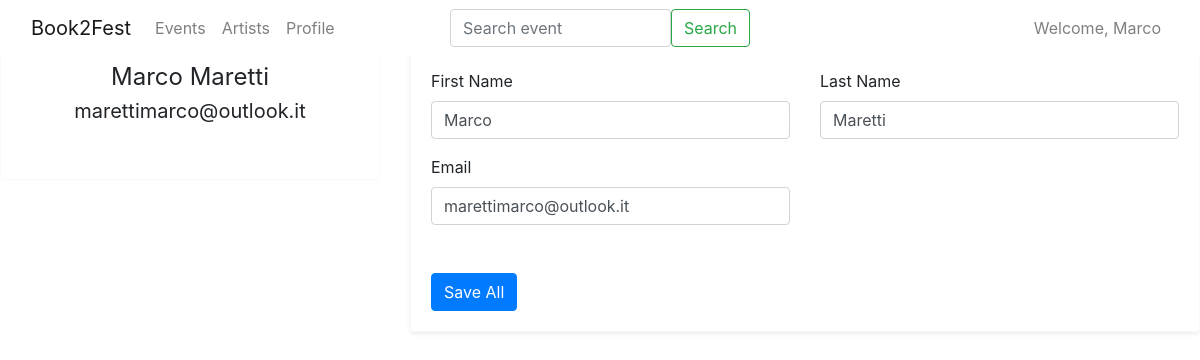
Page /book2fest/user/profile (signed in) on the committed database.
### book2fest/models.py (models this page shows, shortened)
class UserProfile(models.Model):
    user = models.OneToOneField(User, related_name='user_profile', on_delete=models.CASCADE)

### book2fest/views.py (the view, shortened to what this page needs)
# urls.py: path('user/profile', UserProfileView.as_view(), name='user-profile'),
class UserProfileView(LoginRequiredMixin, UserRequiredMixin, View):
    profile = None
    def get(self, request):
        context = {'profile': self.profile}
        return render(request, 'book2fest/user/user_profile.html', context)

### book2fest/mixin.py (called while the page is built)
    def dispatch(self, request, *args, **kwargs):
        try:
            self.profile = UserProfile.objects.get(user=request.user)
            return super().dispatch(request, *args, **kwargs)
        except ObjectDoesNotExist:
            return redirect('book2fest:organizer-profile')

### book2fest/templates/book2fest/user/user_profile.html (shortened to what this page needs)
{% extends 'base.html' %}
{% load crispy_forms_tags %}
{% block content %}
    <main class="content">
        <form action="{% url 'book2fest:user-profile' %}" method="POST" enctype="multipart/form-data">
            <div class="row">
                <div class="col-12 col-xl-4">
                    <div class="row">
                        <div class="col-12 mb-4">
                            <div class="card border-light text-center p-0">
                                <div class="card-body pb-5">
                                    <h4 class="h3">{{ profile.user.username }}</h4>
                                       <h4 class="font-weight-normal">{{ profile.user.get_full_name }}</h4>
                                    <h5 class="font-weight-normal">
                                        {{ request.user.email }}
                                    </h5>
                                </div>
                            </div>
                        </div>
                    </div>
                </div>
                <div class="col-12 col-xl-8">
                    <div class="card card-body bg-white border-light shadow-sm mb-4">
                        <h2 class="h5 mb-4">You can change your Personal Info here:</h2>
                        <div class="row">
                            <div class="col-md-6 mb-3">
                                <div>
                                    <label for="first_name">First Name</label>
                                    <input name="first_name" class="form-control" id="first_name" type="text"
                                           placeholder="Enter your first name" value="{{ profile.user.first_name }}"
                                           required>
                                </div>
                            </div>
                            <div class="col-md-6 mb-3">
                                <div>
                                    <label for="last_name">Last Name</label>
                                    <input name="last_name" class="form-control" id="last_name" type="text"
                                           placeholder="Also your last name" value="{{ profile.user.last_name }}"
                                           required>
                                </div>
                            </div>
                        </div>
                        <div class="row">
                            <div class="col-md-6 mb-3">
                                <div class="form-group">
                                    <label for="email">Email</label>
                                    <input name="email" class="form-control" id="email" type="email"
                                           placeholder="name@example.com" value="{{ profile.user.email }}">
                                </div>
                            </div>
                        </div>
                        <div class="mt-3">
                            <button type="submit" class="btn btn-primary">Save All</button>
                        </div>
                    </div>
                </div>
            </div>
        </form>
    </main>
{% endblock content %}

### templates/navbar.html (shortened to what this page needs)
<!doctype html>
<header>
    <nav class="navbar navbar-expand-md navbar-light bg-white fixed-top">
        <div class="container-fluid">
            <a class="navbar-brand" href="{% url 'homepage' %}">Book2Fest</a>
            <div class="collapse navbar-collapse justify-content-between " id="navbarCollapse">
                <ul class="navbar-nav me-auto mb-2 mb-md-0 ">
                    <li class="nav-item">
                        <a class="nav-link" aria-current="page" href="{% url 'book2fest:event-list' %}">Events</a>
                    </li>
                    <li class="nav-item">
                        <a class="nav-link" href="">Artists</a>
                    </li>
                    <li class="nav-item">
                        <a class="nav-link" href="{% url 'book2fest:user-profile' %}">Profile</a>
                    </li>
                </ul>
                <form class="d-flex w-25" style="position:absolute; margin:auto; left:0; right:0;">
                    <input class="form-control me-2" type="search" placeholder="Search event" aria-label="Search">
                    <button class="btn btn-outline-success" type="submit">Search</button>
                </form>
                <ul class="navbar-nav">
                    <li class="nav-item">
                        {% if not user.is_authenticated %}
                            <a class="nav-link" href="{% url 'login' %}">Log in <i class="bi bi-person-circle"></i></a>
                        {% else %}
                            <a class="nav-link" href="{% url 'logout' %}">Welcome, {{ user.username }}</a>
                        {% endif %}
                    </li>
                </ul>
            </div>
        </div>
    </nav>
</header>

### rows in the picture
UserProfile: user.get_full_name "Marco Maretti", first_name "Marco", last_name "Maretti", email "marettimarco@outlook.it"

### other values in the picture
{{ user.username }} "Marco"
{{ request.user.email }} "marettimarco@outlook.it"
